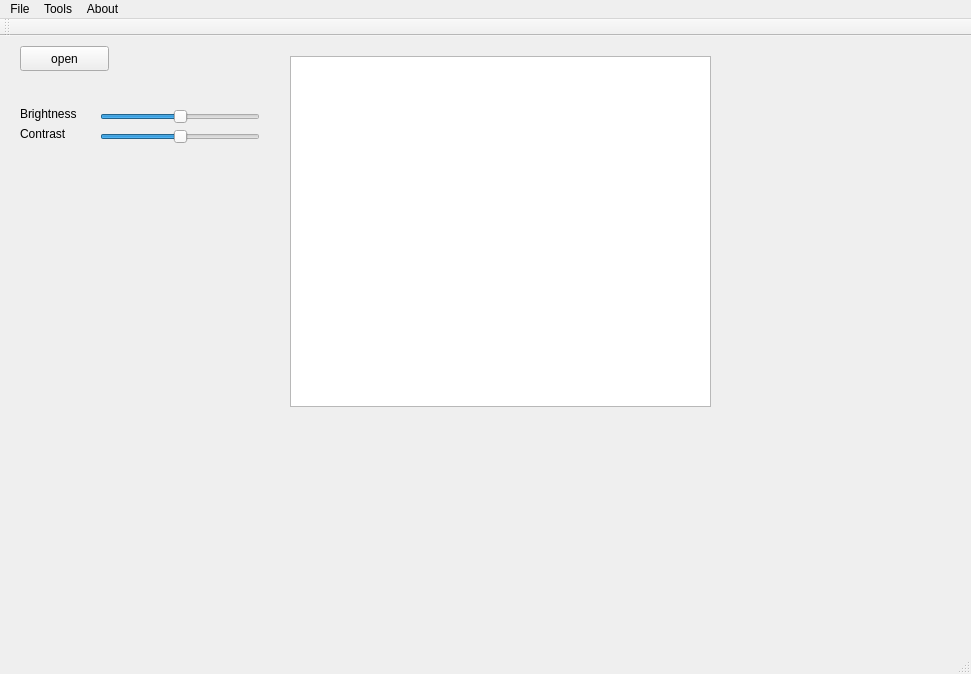
<?xml version="1.0" encoding="UTF-8"?>
<ui version="4.0">
 <class>View</class>
 <widget class="QMainWindow" name="View">
  <property name="geometry">
   <rect>
    <x>0</x>
    <y>0</y>
    <width>971</width>
    <height>674</height>
   </rect>
  </property>
  <property name="windowTitle">
   <string>View</string>
  </property>
  <widget class="QWidget" name="centralWidget">
   <widget class="QPushButton" name="button_open">
    <property name="geometry">
     <rect>
      <x>20</x>
      <y>10</y>
      <width>89</width>
      <height>25</height>
     </rect>
    </property>
    <property name="text">
     <string>open</string>
    </property>
   </widget>
   <widget class="QLabel" name="label">
    <property name="geometry">
     <rect>
      <x>20</x>
      <y>40</y>
      <width>891</width>
      <height>571</height>
     </rect>
    </property>
    <property name="text">
     <string/>
    </property>
   </widget>
   <widget class="QSlider" name="brightSlider">
    <property name="geometry">
     <rect>
      <x>100</x>
      <y>70</y>
      <width>160</width>
      <height>22</height>
     </rect>
    </property>
    <property name="maximumSize">
     <size>
      <width>160</width>
      <height>16777215</height>
     </size>
    </property>
    <property name="toolTip">
     <string>&lt;html&gt;&lt;head/&gt;&lt;body&gt;&lt;p&gt;亮度&lt;/p&gt;&lt;/body&gt;&lt;/html&gt;</string>
    </property>
    <property name="whatsThis">
     <string>&lt;html&gt;&lt;head/&gt;&lt;body&gt;&lt;p&gt;改变亮度&lt;/p&gt;&lt;/body&gt;&lt;/html&gt;</string>
    </property>
    <property name="minimum">
     <number>-150</number>
    </property>
    <property name="maximum">
     <number>150</number>
    </property>
    <property name="orientation">
     <enum>Qt::Horizontal</enum>
    </property>
   </widget>
   <widget class="QLabel" name="label_2">
    <property name="geometry">
     <rect>
      <x>20</x>
      <y>70</y>
      <width>71</width>
      <height>16</height>
     </rect>
    </property>
    <property name="text">
     <string>Brightness</string>
    </property>
   </widget>
   <widget class="QGraphicsView" name="graphicsView">
    <property name="geometry">
     <rect>
      <x>290</x>
      <y>20</y>
      <width>421</width>
      <height>351</height>
     </rect>
    </property>
   </widget>
   <widget class="QSlider" name="contrastSlider">
    <property name="geometry">
     <rect>
      <x>100</x>
      <y>90</y>
      <width>160</width>
      <height>22</height>
     </rect>
    </property>
    <property name="minimumSize">
     <size>
      <width>160</width>
      <height>22</height>
     </size>
    </property>
    <property name="minimum">
     <number>0</number>
    </property>
    <property name="maximum">
     <number>200</number>
    </property>
    <property name="value">
     <number>100</number>
    </property>
    <property name="sliderPosition">
     <number>100</number>
    </property>
    <property name="orientation">
     <enum>Qt::Horizontal</enum>
    </property>
   </widget>
   <widget class="QLabel" name="label_3">
    <property name="geometry">
     <rect>
      <x>20</x>
      <y>90</y>
      <width>60</width>
      <height>16</height>
     </rect>
    </property>
    <property name="text">
     <string>Contrast</string>
    </property>
   </widget>
  </widget>
  <widget class="QMenuBar" name="menuBar">
   <property name="geometry">
    <rect>
     <x>0</x>
     <y>0</y>
     <width>971</width>
     <height>22</height>
    </rect>
   </property>
   <widget class="QMenu" name="menuFile">
    <property name="title">
     <string>File</string>
    </property>
    <widget class="QMenu" name="menuSave_as">
     <property name="title">
      <string>Save as</string>
     </property>
     <addaction name="action_bmp"/>
     <addaction name="action_png"/>
     <addaction name="action_jpeg"/>
    </widget>
    <addaction name="separator"/>
    <addaction name="actionOpen_File"/>
    <addaction name="actionSave"/>
    <addaction name="menuSave_as"/>
   </widget>
   <widget class="QMenu" name="menuTools">
    <property name="title">
     <string>Tools</string>
    </property>
   </widget>
   <widget class="QMenu" name="menuAbout">
    <property name="title">
     <string>About</string>
    </property>
   </widget>
   <addaction name="menuFile"/>
   <addaction name="menuTools"/>
   <addaction name="menuAbout"/>
  </widget>
  <widget class="QToolBar" name="mainToolBar">
   <attribute name="toolBarArea">
    <enum>TopToolBarArea</enum>
   </attribute>
   <attribute name="toolBarBreak">
    <bool>false</bool>
   </attribute>
  </widget>
  <widget class="QStatusBar" name="statusBar"/>
  <action name="actionOpen_File">
   <property name="text">
    <string>Open File</string>
   </property>
  </action>
  <action name="actionSave">
   <property name="text">
    <string>Save</string>
   </property>
  </action>
  <action name="action_bmp">
   <property name="text">
    <string>.bmp</string>
   </property>
  </action>
  <action name="action_png">
   <property name="text">
    <string>.png</string>
   </property>
  </action>
  <action name="action_jpeg">
   <property name="text">
    <string>.jpeg</string>
   </property>
  </action>
 </widget>
 <layoutdefault spacing="6" margin="11"/>
 <resources/>
 <connections/>
</ui>
